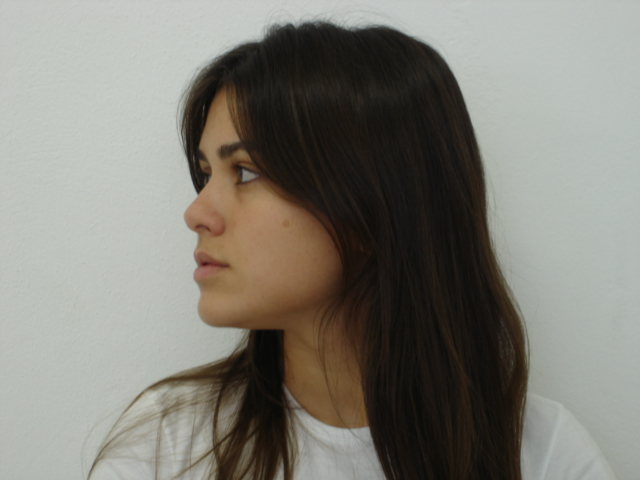
#> input picture HW2/images/145-01.jpg, 640 x 480 px, given in place of 145-11.jpg, which was not available
$ python task2.py
#> lines starting #> are read from the running program, lines starting #| are printed output that depends on the picture; after the words box and inside, x2 and y2 are one past the last pixel; in counts of white or black regions, pixels touching at a corner belong together; pictures that were not available may be replaced by others from this repository, and a replacement may not be noted
import cv2
import numpy as np
from data import files

def main():
    # Load the image
    for filename in files:
        processImage(filename)

def processImage(filename):
#> called with filename = '145-11'
    image_path = f"images/{filename}.jpg"
    image = cv2.imread(image_path)
#> image is the input picture: shape (480, 640, 3); mean B, G, R 118.4, 126.5, 128.6

    mask_path = f"mask/{filename}.png"
    mask_image = cv2.imread(mask_path, cv2.IMREAD_GRAYSCALE)
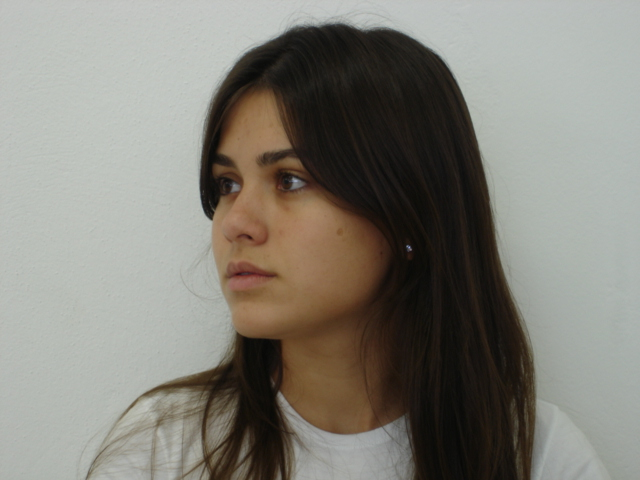
#> input picture HW2/images/145-02.jpg, 640 x 480 px, given in place of 145-11.png, which was not available
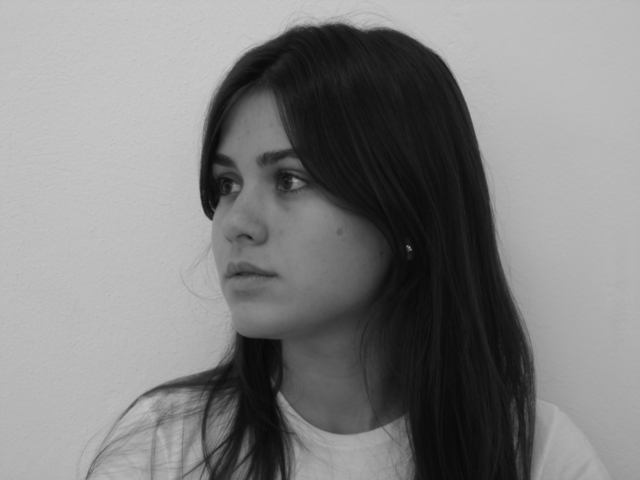
#> mask_image: shape (480, 640); min 7, max 203, mean 128.2

    if image is None:
        raise ValueError("Image not found at the specified path.")

    if mask_image is None:
        raise ValueError("Mask image not found at the specified path.")

    # (thresh, im_bw) = cv2.threshold(mask_image, 128, 255, cv2.THRESH_BINARY | cv2.THRESH_OTSU)

    thresh = 127
    im_bw = cv2.threshold(mask_image, thresh, 255, cv2.THRESH_BINARY)[1]
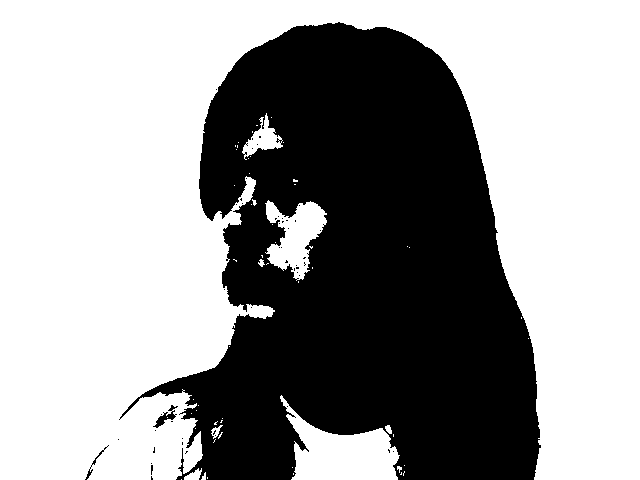
#> im_bw: shape (480, 640); 61% white; 50 black regions (47 under 20 px), largest, box (x1, y1, x2, y2) and area: (119, 22, 541, 480) 119504, (153, 405, 178, 428) 171, (85, 445, 109, 480) 76

    # Perform the logical AND operation
    output_image = np.zeros_like(image)
    output_image[im_bw > 0] = image[im_bw > 0]
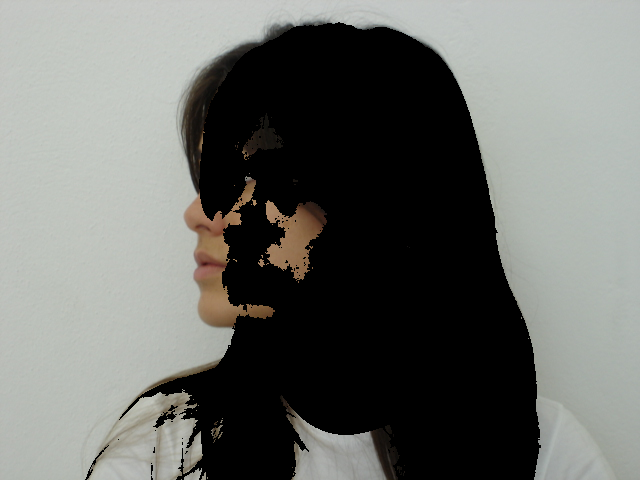
#> output_image: shape (480, 640, 3); mean B, G, R 105.4, 109.4, 107.8

    # image = cv2.bitwise_and(image, image, mask=im_bw)

    # Save or display the results
    cv2.imwrite(f"face/{filename}.png", output_image)

#> (the run stopped early here; a loop or call above may not have finished)
